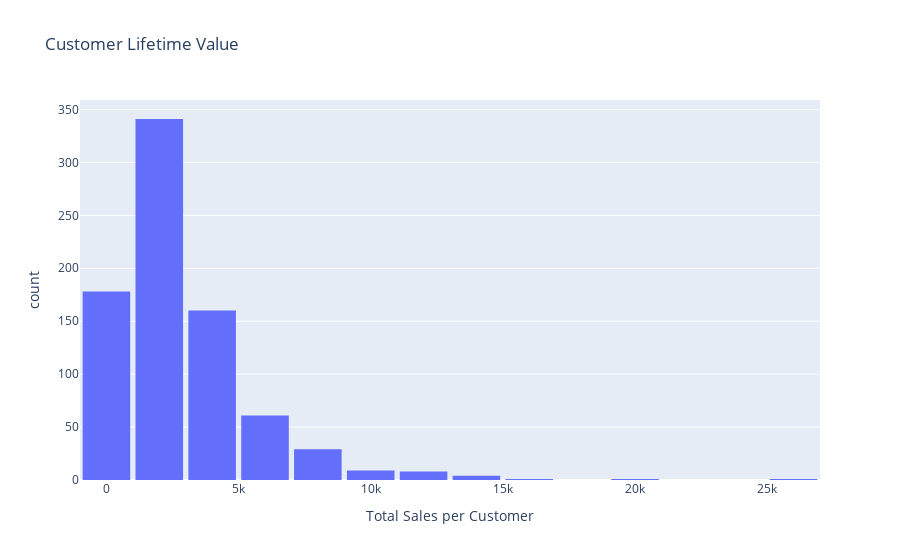

Notebook code cell kept with this figure:
### Markdown cell above
### 2. Mengapa analisis perilaku pelanggan menjadi kunci dalam peningkatan penjualan dan loyalitas?

### Code cell
#Nilai Value Pelanggan
customer_value = df.groupby('Customer ID')['Sales'].sum().reset_index()
fig3 = px.histogram(customer_value, x='Sales', nbins=20,
                   title='Customer Lifetime Value',
                   labels={'Sales': 'Total Sales per Customer'})
fig3.update_layout(bargap=0.1)

### Figure 1 — Plotly figure (JSON) as saved in the notebook; plotly's stock layout.template omitted (floating-point values rounded to 4 significant figures; data arrays with more than 128 entries replaced by an {"elided": "..."} marker saying what was removed)
{"data": [{"alignmentgroup": "True", "bingroup": "x", "hovertemplate": "Total Sales per Customer=%{x}<br>count=%{y}<extra></extra>", "legendgroup": "", "marker": {"color": "#636efa", "pattern": {"shape": ""}}, "name": "", "nbinsx": 20, "offsetgroup": "", "orientation": "v", "showlegend": false, "type": "histogram", "x": {"elided": "793 float values"}, "xaxis": "x", "yaxis": "y"}], "layout": {"bargap": 0.1, "barmode": "relative", "legend": {"tracegroupgap": 0}, "title": {"text": "Customer Lifetime Value"}, "xaxis": {"anchor": "y", "domain": [0, 1], "title": {"text": "Total Sales per Customer"}}, "yaxis": {"anchor": "x", "domain": [0, 1], "title": {"text": "count"}}}}
